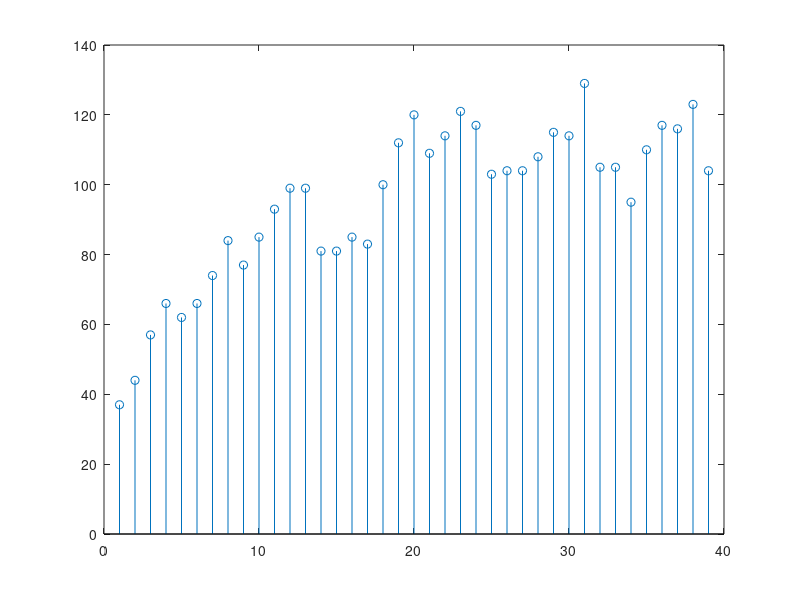

MATLAB code to generate this figure: (Note: this script raises an error after producing the figure.)
%Height of fire caculate for DFT
Height=[37 44 57 66 62 66 74 84 77 85 93 99 99 81 81 85 83 100 112 120 109 114 121 117 103 104 104 108 115 114 129 105 105 95 110 117 116 123 104];
stem(Height)
% Fre=abs(fftshift(fft(Height)));
% figure,plot(Fre)
Fre=MyDFT(Height);
figure,plot(Fre)